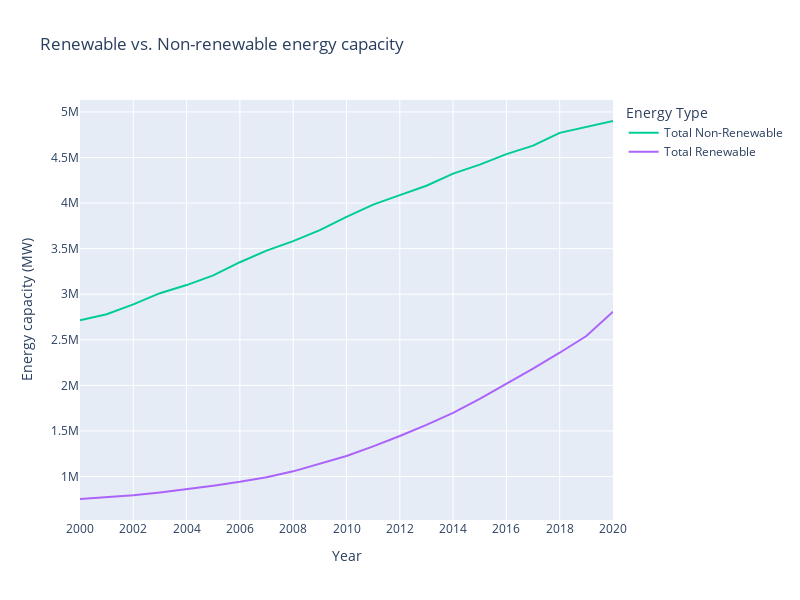

Notebook code for this chart:
### Code cell
fig = px.line(df_world_ctype, 
              x='Year', 
              y='Energy capacity (MW)',  
              title='Renewable vs. Non-renewable energy capacity',
              color='Energy Type',
              color_discrete_map={'Renewable': 'green', 'Non-renewable': 'red'},
              height=600,width=800)
fig.update_layout(
    xaxis = dict(
        tickmode = 'linear',
        dtick = 2
    )
)
fig.show()

### Figure 1 — Plotly figure (JSON) as saved in the notebook; plotly's stock layout.template omitted (floating-point values rounded to 4 significant figures)
{"data": [{"hovertemplate": "Energy Type=Total Non-Renewable<br>Year=%{x}<br>Energy capacity (MW)=%{y}<extra></extra>", "legendgroup": "Total Non-Renewable", "line": {"color": "#00cc96", "dash": "solid"}, "marker": {"symbol": "circle"}, "mode": "lines", "name": "Total Non-Renewable", "orientation": "v", "showlegend": true, "type": "scatter", "x": ["2000", "2001", "2002", "2003", "2004", "2005", "2006", "2007", "2008", "2009", "2010", "2011", "2012", "2013", "2014", "2015", "2016", "2017", "2018", "2019", "2020"], "xaxis": "x", "y": [2713000.0, 2780000.0, 2889000.0, 3011000.0, 3100000.0, 3207000.0, 3351000.0, 3478000.0, 3583000.0, 3704000.0, 3850000.0, 3983000.0, 4087000.0, 4190000.0, 4323000.0, 4423000.0, 4537000.0, 4630000.0, 4771000.0, 4833000.0, 4901000.0], "yaxis": "y"}, {"hovertemplate": "Energy Type=Total Renewable<br>Year=%{x}<br>Energy capacity (MW)=%{y}<extra></extra>", "legendgroup": "Total Renewable", "line": {"color": "#ab63fa", "dash": "solid"}, "marker": {"symbol": "circle"}, "mode": "lines", "name": "Total Renewable", "orientation": "v", "showlegend": true, "type": "scatter", "x": ["2000", "2001", "2002", "2003", "2004", "2005", "2006", "2007", "2008", "2009", "2010", "2011", "2012", "2013", "2014", "2015", "2016", "2017", "2018", "2019", "2020"], "xaxis": "x", "y": [753000.0, 773600.0, 793500.0, 824800.0, 858800.0, 899400.0, 941400.0, 992500.0, 1056000.0, 1136000.0, 1224000.0, 1331000.0, 1444000.0, 1566000.0, 1698000.0, 1851000.0, 2014000.0, 2184000.0, 2358000.0, 2541000.0, 2808000.0], "yaxis": "y"}], "layout": {"height": 600, "legend": {"title": {"text": "Energy Type"}, "tracegroupgap": 0}, "title": {"text": "Renewable vs. Non-renewable energy capacity"}, "width": 800, "xaxis": {"anchor": "y", "domain": [0, 1], "dtick": 2, "tickmode": "linear", "title": {"text": "Year"}}, "yaxis": {"anchor": "x", "domain": [0, 1], "title": {"text": "Energy capacity (MW)"}}}}
